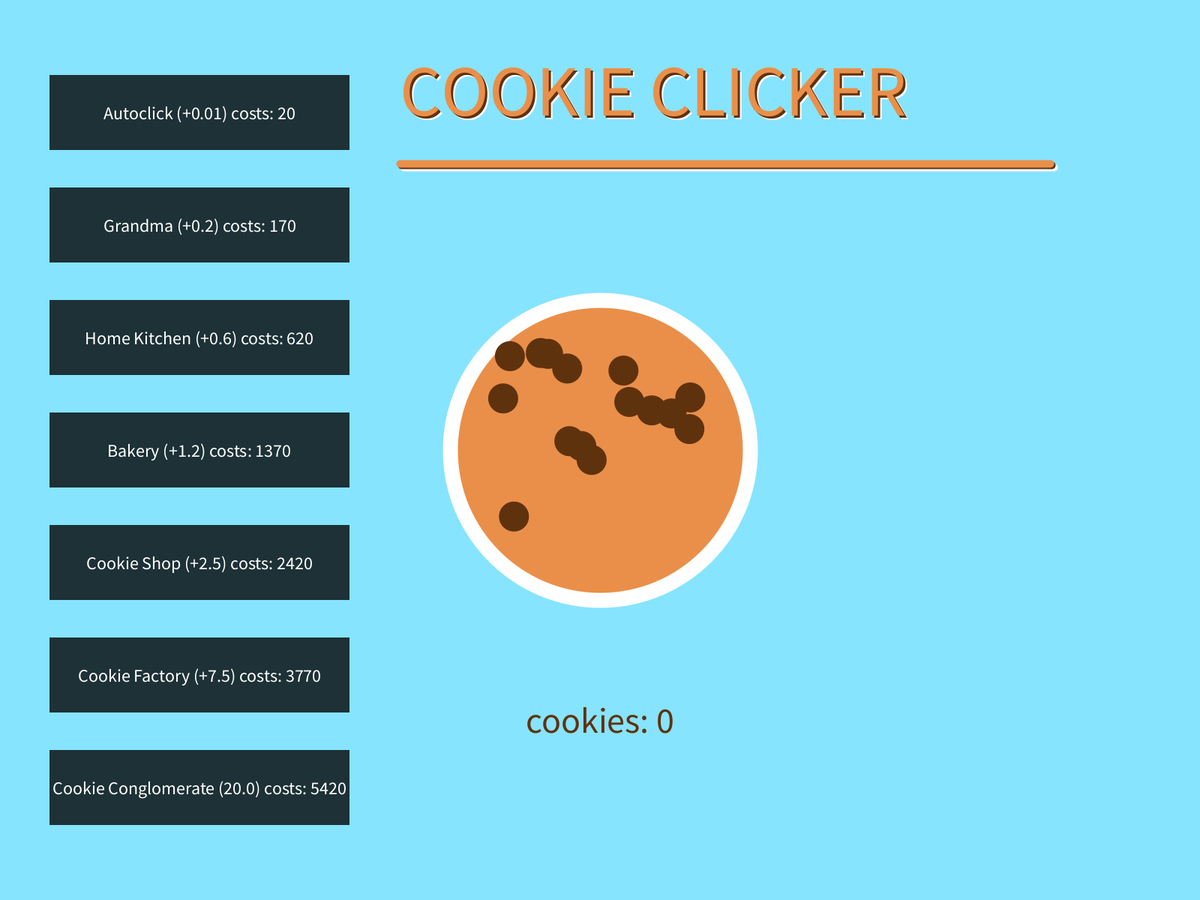
Frame 1 (no input)
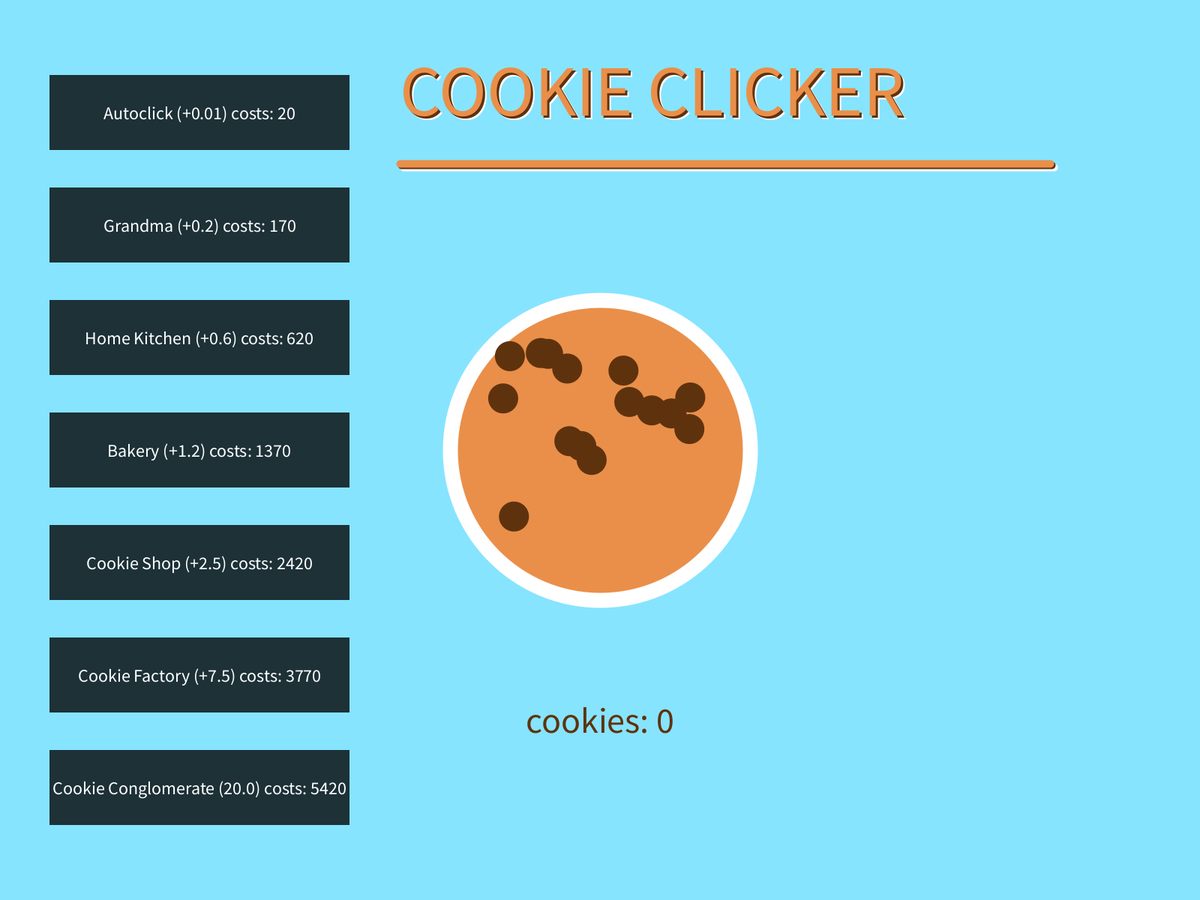
Frame 60 (the mouse pressed at the canvas centre just before this capture)
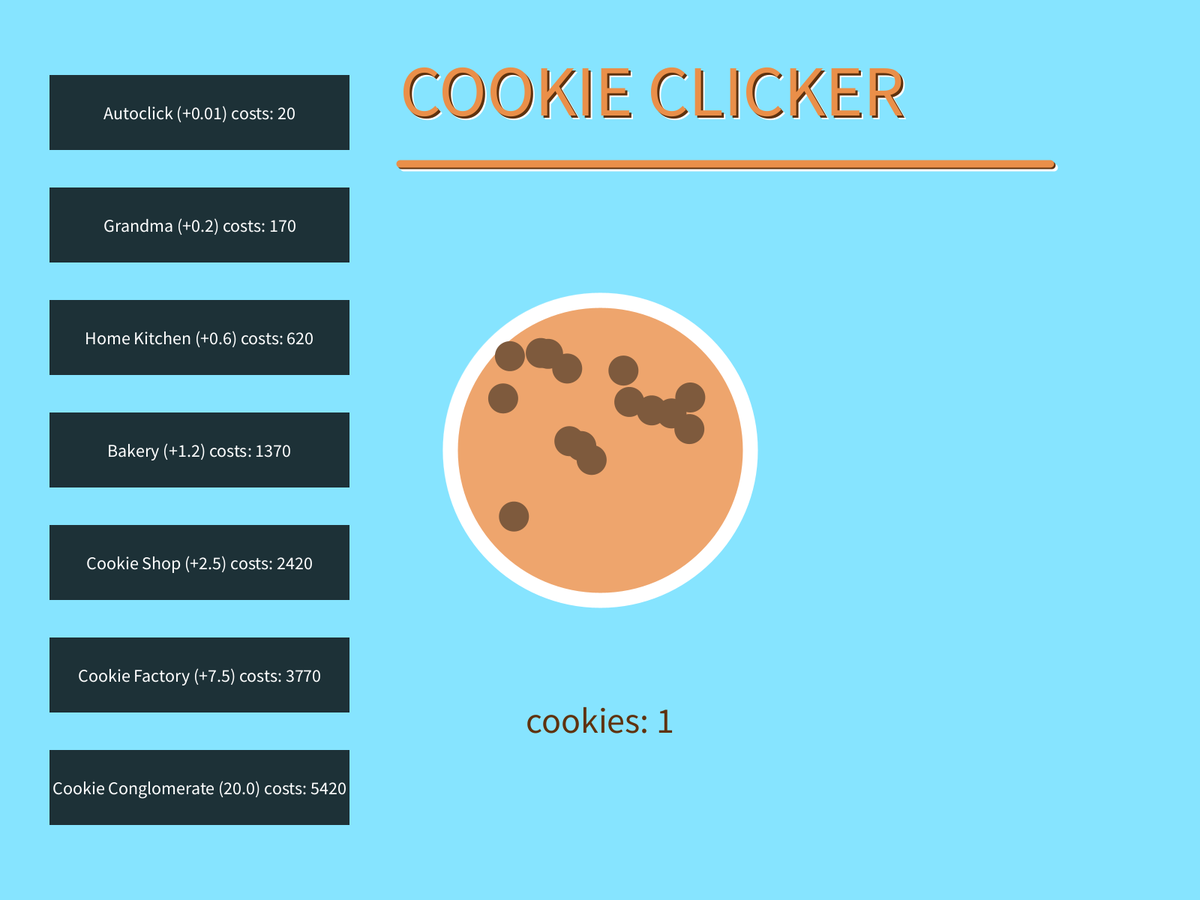
Frame 120 (the mouse held since frame 60 and released just before this capture)

The Processing sketch that drew these frames (run headless with seeded random() and noise(); from frame 60 on, the mouse is pressed at the canvas centre):

// Processing sketch: Cookie_Clicker
// ── Cookie_Clicker.pde
/*

 Personal Project 01
 
 -=-=- Cookie Clicker -=-=-
 
 03/01/2017
 
 */

PImage cookie;
float cookies, cx, cy, cw, ch;
color brown, chocolate, backdrop;
float[] cost = new float[7];

void setup() {
  fullScreen();
  smooth(8);
  frameRate(30);

  brown = #EA8F49;
  chocolate = #5F320E;
  backdrop = #86E4FF;

  background(backdrop);

  cx = width/2-250;
  cy = height/2-250;
  cw = ch = 500;

  cookieDraw(width/2, height/2, 400);
  cookie = get(int(cx), int(cy), int(cw), int(ch));
  
  for (int i = 0; i < 7; i++) {
    cost[i] = 20 + (150 * (i * i));
  }
  
  amount[0] = 0.01;
  amount[1] = 0.2;
  amount[2] = 0.6;
  amount[3] = 1.2;
  amount[4] = 2.5;
  amount[5] = 7.5;
  amount[6] = 20.0;
  
}

void draw() {
  background(backdrop);
  title();
  image(cookie, cx, cy, cw, ch);
  displayCookies(width/2, height/5*4);
  cookieButton(width/2, height/2, 400);
  
  upgradeButton("Autoclick (+0.01) costs: ", width/6, height/8, 400, 100, 0);
  upgradeButton("Grandma (+0.2) costs: ", width/6, height/8*2, 400, 100, 1);
  upgradeButton("Home Kitchen (+0.6) costs: ", width/6, height/8*3, 400, 100, 2);
  upgradeButton("Bakery (+1.2) costs: ", width/6, height/8*4, 400, 100, 3);
  upgradeButton("Cookie Shop (+2.5) costs: ", width/6, height/8*5, 400, 100, 4);
  upgradeButton("Cookie Factory (+7.5) costs: ", width/6, height/8*6, 400, 100, 5);
  upgradeButton("Cookie Conglomerate (20.0) costs: ", width/6, height/8*7, 400, 100, 6);
  
  autoClick();
}

float[] chocoX = new float[15];
float[] chocoY = new float[15];

void cookieDraw(float x, float y, float d) {

  stroke(#FFFFFF);
  strokeWeight(d/20);
  fill(brown);
  ellipse(x, y, d, d);

  for (int i = 0; i < 15; i++) {
    chocoX[i] = random(x-(d/3), x+(d/3));
    chocoY[i] = random(y-(d/3), y+(d/3));

    noStroke();
    fill(chocolate);
    ellipse(chocoX[i], chocoY[i], d/10, d/10);
  }
}

void cookieButton(float x, float y, float d) {
  noStroke();
  
  if (dist(mouseX, mouseY, x, y) <= d/2) {

    fill(#FFFFFF, 50);
    ellipse(x, y, d+20, d+20);

    cw = ch = 500;
    cx = width/2-250;
    cy = height/2-250;

    if (mousePressed) {

      cx -= 15;
      cy -= 15;
      cw = ch = 530;

      clickText("+1", width/7*5, height/2);

      cookies += 1;

      mousePressed = false;
    }
  }
}

void clickText(String t, float x, float y) {
  noStroke();
  fill(chocolate);
  textAlign(CENTER, CENTER);
  textSize(48);
  text(t, x, y);
}

void displayCookies(float x, float y) {
  noStroke();
  fill(chocolate);
  textAlign(CENTER, CENTER);
  textSize(48);
  text("cookies: " + int(cookies), x, y);
}

void upgradeButton(String t, float x, float y, float w, float h, int c) {
  
  
  
  int opa = 200;

  if (mouseX >= (x-w/2) && mouseX <= (x+w/2) && mouseY >= (y-h/2) && mouseY <= (y+h/2)) {

    opa = 175;

    if (mousePressed) {

      if (cookies >= cost[c]) {
        cookies -= cost[c];
        cost[c] *= 1.10;
        auto += amount[c];
      }

      opa = 225;
      mousePressed = false;
    }
  }
  
  noStroke();
  rectMode(CENTER);
  fill(#000000, opa);
  rect(x, y, w, h);

  textAlign(CENTER, CENTER);
  textSize(24);
  fill(#FFFFFF);
  text(t + int(cost[c]), x, y, w, h);
}

float[] amount = new float[7];
float auto = 0;

void autoClick() {
  cookies += auto;
}

void title() {
  textSize(96);
  textAlign(LEFT,CENTER);
  strokeWeight(10);
  
  fill(255);
  stroke(255);
  text("COOKIE CLICKER",width/3+5,height/10+5);
  line(width/3+5,height/5.5+5,width/8*7+5,height/5.5+5);
  
  fill(chocolate);
  stroke(chocolate);
  text("COOKIE CLICKER",width/3+2.5,height/10+2.5);
  line(width/3+2.5,height/5.5+2.5,width/8*7+2.5,height/5.5+2.5);
  
  fill(brown);
  stroke(brown);
  text("COOKIE CLICKER",width/3,height/10);
  line(width/3,height/5.5,width/8*7,height/5.5);
}
